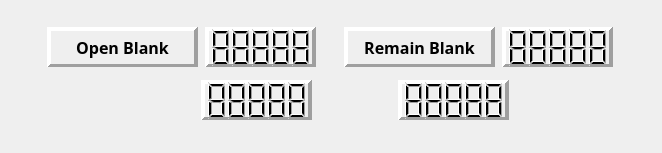
      <widget class="QWidget" name="gameBoard">
       <layout class="QVBoxLayout" name="verticalLayout_2">
        <item>
         <layout class="QHBoxLayout" name="horizontalLayout_11">
          <item>
           <widget class="QWidget" name="widget_4" native="true">
            <property name="minimumSize">
             <size>
              <width>640</width>
              <height>125</height>
             </size>
            </property>
            <property name="maximumSize">
             <size>
              <width>640</width>
              <height>125</height>
             </size>
            </property>
            <layout class="QVBoxLayout" name="verticalLayout_6">
             <item>
              <layout class="QHBoxLayout" name="blankCountsLayout">
               <property name="spacing">
                <number>0</number>
               </property>
               <property name="sizeConstraint">
                <enum>QLayout::SetDefaultConstraint</enum>
               </property>
               <item>
                <widget class="QWidget" name="openBlankCountWigit" native="true">
                 <property name="sizePolicy">
                  <sizepolicy hsizetype="Fixed" vsizetype="Fixed">
                   <horstretch>0</horstretch>
                   <verstretch>0</verstretch>
                  </sizepolicy>
                 </property>
                 <property name="minimumSize">
                  <size>
                   <width>271</width>
                   <height>41</height>
                  </size>
                 </property>
                 <property name="maximumSize">
                  <size>
                   <width>271</width>
                   <height>41</height>
                  </size>
                 </property>
                 <property name="autoFillBackground">
                  <bool>false</bool>
                 </property>
                 <widget class="QWidget" name="layoutWidget">
                  <property name="geometry">
                   <rect>
                    <x>0</x>
                    <y>0</y>
                    <width>271</width>
                    <height>43</height>
                   </rect>
                  </property>
                  <layout class="QHBoxLayout" name="openBlankCountLayout">
                   <item>
                    <widget class="QLabel" name="openBlankCountLabel">
                     <property name="sizePolicy">
                      <sizepolicy hsizetype="Fixed" vsizetype="Fixed">
                       <horstretch>0</horstretch>
                       <verstretch>0</verstretch>
                      </sizepolicy>
                     </property>
                     <property name="minimumSize">
                      <size>
                       <width>151</width>
                       <height>41</height>
                      </size>
                     </property>
                     <property name="maximumSize">
                      <size>
                       <width>151</width>
                       <height>41</height>
                      </size>
                     </property>
                     <property name="font">
                      <font>
                       <family>微軟正黑體</family>
                       <pointsize>12</pointsize>
                       <weight>75</weight>
                       <bold>true</bold>
                      </font>
                     </property>
                     <property name="autoFillBackground">
                      <bool>true</bool>
                     </property>
                     <property name="frameShape">
                      <enum>QFrame::Panel</enum>
                     </property>
                     <property name="frameShadow">
                      <enum>QFrame::Raised</enum>
                     </property>
                     <property name="lineWidth">
                      <number>4</number>
                     </property>
                     <property name="text">
                      <string>Open Blank</string>
                     </property>
                     <property name="alignment">
                      <set>Qt::AlignCenter</set>
                     </property>
                     <property name="wordWrap">
                      <bool>false</bool>
                     </property>
                    </widget>
                   </item>
                   <item>
                    <widget class="QLCDNumber" name="openBlankCountLcdNumber">
                     <property name="sizePolicy">
                      <sizepolicy hsizetype="Fixed" vsizetype="Fixed">
                       <horstretch>0</horstretch>
                       <verstretch>0</verstretch>
                      </sizepolicy>
                     </property>
                     <property name="minimumSize">
                      <size>
                       <width>111</width>
                       <height>41</height>
                      </size>
                     </property>
                     <property name="maximumSize">
                      <size>
                       <width>111</width>
                       <height>41</height>
                      </size>
                     </property>
                     <property name="font">
                      <font>
                       <family>微軟正黑體</family>
                       <pointsize>12</pointsize>
                       <weight>75</weight>
                       <bold>true</bold>
                      </font>
                     </property>
                     <property name="autoFillBackground">
                      <bool>true</bool>
                     </property>
                     <property name="frameShape">
                      <enum>QFrame::Panel</enum>
                     </property>
                     <property name="frameShadow">
                      <enum>QFrame::Raised</enum>
                     </property>
                     <property name="lineWidth">
                      <number>4</number>
                     </property>
                     <property name="midLineWidth">
                      <number>0</number>
                     </property>
                     <property name="digitCount">
                      <number>5</number>
                     </property>
                     <property name="value" stdset="0">
                      <double>88888.000000000000000</double>
                     </property>
                     <property name="intValue" stdset="0">
                      <number>88888</number>
                     </property>
                    </widget>
                   </item>
                  </layout>
                 </widget>
                </widget>
               </item>
               <item>
                <widget class="QWidget" name="remainBlankCountWigit" native="true">
                 <property name="sizePolicy">
                  <sizepolicy hsizetype="Fixed" vsizetype="Fixed">
                   <horstretch>0</horstretch>
                   <verstretch>0</verstretch>
                  </sizepolicy>
                 </property>
                 <property name="minimumSize">
                  <size>
                   <width>271</width>
                   <height>41</height>
                  </size>
                 </property>
                 <property name="maximumSize">
                  <size>
                   <width>271</width>
                   <height>41</height>
                  </size>
                 </property>
                 <widget class="QWidget" name="layoutWidget">
                  <property name="geometry">
                   <rect>
                    <x>0</x>
                    <y>0</y>
                    <width>271</width>
                    <height>43</height>
                   </rect>
                  </property>
                  <layout class="QHBoxLayout" name="remainBlankCountLayout">
                   <item>
                    <widget class="QLabel" name="remainBlankCountLabel">
                     <property name="sizePolicy">
                      <sizepolicy hsizetype="Fixed" vsizetype="Fixed">
                       <horstretch>0</horstretch>
                       <verstretch>0</verstretch>
                      </sizepolicy>
                     </property>
                     <property name="minimumSize">
                      <size>
                       <width>151</width>
                       <height>41</height>
                      </size>
                     </property>
                     <property name="maximumSize">
                      <size>
                       <width>151</width>
                       <height>41</height>
                      </size>
                     </property>
                     <property name="font">
                      <font>
                       <family>微軟正黑體</family>
                       <pointsize>12</pointsize>
                       <weight>75</weight>
                       <bold>true</bold>
                      </font>
                     </property>
                     <property name="autoFillBackground">
                      <bool>true</bool>
                     </property>
                     <property name="frameShape">
                      <enum>QFrame::Panel</enum>
                     </property>
                     <property name="frameShadow">
                      <enum>QFrame::Raised</enum>
                     </property>
                     <property name="lineWidth">
                      <number>4</number>
                     </property>
                     <property name="text">
                      <string>Remain Blank</string>
                     </property>
                     <property name="alignment">
                      <set>Qt::AlignCenter</set>
                     </property>
                     <property name="wordWrap">
                      <bool>false</bool>
                     </property>
                    </widget>
                   </item>
                   <item>
                    <widget class="QLCDNumber" name="remainBlankCountLcdNumber">
                     <property name="sizePolicy">
                      <sizepolicy hsizetype="Fixed" vsizetype="Fixed">
                       <horstretch>0</horstretch>
                       <verstretch>0</verstretch>
                      </sizepolicy>
                     </property>
                     <property name="minimumSize">
                      <size>
                       <width>111</width>
                       <height>41</height>
                      </size>
                     </property>
                     <property name="maximumSize">
                      <size>
                       <width>111</width>
                       <height>41</height>
                      </size>
                     </property>
                     <property name="font">
                      <font>
                       <family>微軟正黑體</family>
                       <pointsize>12</pointsize>
                       <weight>75</weight>
                       <bold>true</bold>
                      </font>
                     </property>
                     <property name="autoFillBackground">
                      <bool>true</bool>
                     </property>
                     <property name="frameShape">
                      <enum>QFrame::Panel</enum>
                     </property>
                     <property name="frameShadow">
                      <enum>QFrame::Raised</enum>
                     </property>
                     <property name="lineWidth">
                      <number>4</number>
                     </property>
                     <property name="midLineWidth">
                      <number>0</number>
                     </property>
                     <property name="digitCount">
                      <number>5</number>
                     </property>
                     <property name="value" stdset="0">
                      <double>88888.000000000000000</double>
                     </property>
                     <property name="intValue" stdset="0">
                      <number>88888</number>
                     </property>
                    </widget>
                   </item>
                  </layout>
                 </widget>
                </widget>
               </item>
              </layout>
             </item>
             <item>
              <layout class="QHBoxLayout" name="boardStateAndCounts">
               <property name="spacing">
                <number>0</number>
               </property>
               <property name="leftMargin">
                <number>100</number>
               </property>
               <property name="rightMargin">
                <number>100</number>
               </property>
               <item>
                <widget class="QWidget" name="bombCountWigit" native="true">
                 <property name="sizePolicy">
                  <sizepolicy hsizetype="Fixed" vsizetype="Fixed">
                   <horstretch>0</horstretch>
                   <verstretch>0</verstretch>
                  </sizepolicy>
                 </property>
                 <property name="minimumSize">
                  <size>
                   <width>171</width>
                   <height>41</height>
                  </size>
                 </property>
                 <property name="maximumSize">
                  <size>
                   <width>171</width>
                   <height>41</height>
                  </size>
                 </property>
                 <property name="autoFillBackground">
                  <bool>false</bool>
                 </property>
                 <widget class="QWidget" name="layoutWidget_3">
                  <property name="geometry">
                   <rect>
                    <x>0</x>
                    <y>0</y>
                    <width>171</width>
                    <height>43</height>
                   </rect>
                  </property>
                  <layout class="QHBoxLayout" name="bombCountLayout">
                   <item>
                    <widget class="QLabel" name="bombLabel">
                     <property name="sizePolicy">
                      <sizepolicy hsizetype="Fixed" vsizetype="Fixed">
                       <horstretch>0</horstretch>
                       <verstretch>0</verstretch>
                      </sizepolicy>
                     </property>
                     <property name="minimumSize">
                      <size>
                       <width>41</width>
                       <height>41</height>
                      </size>
                     </property>
                     <property name="maximumSize">
                      <size>
                       <width>41</width>
                       <height>41</height>
                      </size>
                     </property>
                     <property name="text">
                      <string/>
                     </property>
                     <property name="pixmap">
                      <pixmap>images/Minesweeper_answer_bomb.png</pixmap>
                     </property>
                     <property name="scaledContents">
                      <bool>true</bool>
                     </property>
                    </widget>
                   </item>
                   <item>
                    <widget class="QLCDNumber" name="bombCountLcdNumber">
                     <property name="sizePolicy">
                      <sizepolicy hsizetype="Fixed" vsizetype="Fixed">
                       <horstretch>0</horstretch>
                       <verstretch>0</verstretch>
                      </sizepolicy>
                     </property>
                     <property name="minimumSize">
                      <size>
                       <width>111</width>
                       <height>41</height>
                      </size>
                     </property>
                     <property name="maximumSize">
                      <size>
                       <width>111</width>
                       <height>41</height>
                      </size>
                     </property>
                     <property name="font">
                      <font>
                       <family>微軟正黑體</family>
                       <pointsize>12</pointsize>
                       <weight>75</weight>
                       <bold>true</bold>
                      </font>
                     </property>
                     <property name="autoFillBackground">
                      <bool>true</bool>
                     </property>
                     <property name="frameShape">
                      <enum>QFrame::Panel</enum>
                     </property>
                     <property name="frameShadow">
                      <enum>QFrame::Raised</enum>
                     </property>
                     <property name="lineWidth">
                      <number>4</number>
                     </property>
                     <property name="midLineWidth">
                      <number>0</number>
                     </property>
                     <property name="digitCount">
                      <number>5</number>
                     </property>
                     <property name="value" stdset="0">
                      <double>88888.000000000000000</double>
                     </property>
                     <property name="intValue" stdset="0">
                      <number>88888</number>
                     </property>
                    </widget>
                   </item>
                  </layout>
                 </widget>
                </widget>
               </item>
               <item>
                <widget class="QWidget" name="flagCountWigit" native="true">
                 <property name="sizePolicy">
                  <sizepolicy hsizetype="Fixed" vsizetype="Fixed">
                   <horstretch>0</horstretch>
                   <verstretch>0</verstretch>
                  </sizepolicy>
                 </property>
                 <property name="minimumSize">
                  <size>
                   <width>171</width>
                   <height>41</height>
                  </size>
                 </property>
                 <property name="maximumSize">
                  <size>
                   <width>171</width>
                   <height>41</height>
                  </size>
                 </property>
                 <property name="autoFillBackground">
                  <bool>false</bool>
                 </property>
                 <widget class="QWidget" name="layoutWidget_2">
                  <property name="geometry">
                   <rect>
                    <x>0</x>
                    <y>0</y>
                    <width>171</width>
                    <height>43</height>
                   </rect>
                  </property>
                  <layout class="QHBoxLayout" name="flagCountLayout">
                   <item>
                    <widget class="QLabel" name="flagLabel">
                     <property name="sizePolicy">
                      <sizepolicy hsizetype="Fixed" vsizetype="Fixed">
                       <horstretch>0</horstretch>
                       <verstretch>0</verstretch>
                      </sizepolicy>
                     </property>
                     <property name="minimumSize">
                      <size>
                       <width>41</width>
                       <height>41</height>
                      </size>
                     </property>
                     <property name="maximumSize">
                      <size>
                       <width>41</width>
                       <height>41</height>
                      </size>
                     </property>
                     <property name="text">
                      <string/>
                     </property>
                     <property name="pixmap">
                      <pixmap>images/Minesweeper_flag.png</pixmap>
                     </property>
                     <property name="scaledContents">
                      <bool>true</bool>
                     </property>
                     <property name="alignment">
                      <set>Qt::AlignCenter</set>
                     </property>
                    </widget>
                   </item>
                   <item>
                    <widget class="QLCDNumber" name="flagCountLcdNumber">
                     <property name="sizePolicy">
                      <sizepolicy hsizetype="Fixed" vsizetype="Fixed">
                       <horstretch>0</horstretch>
                       <verstretch>0</verstretch>
                      </sizepolicy>
                     </property>
                     <property name="minimumSize">
                      <size>
                       <width>111</width>
                       <height>41</height>
                      </size>
                     </property>
                     <property name="maximumSize">
                      <size>
                       <width>111</width>
                       <height>41</height>
                      </size>
                     </property>
                     <property name="font">
                      <font>
                       <family>微軟正黑體</family>
                       <pointsize>12</pointsize>
                       <weight>75</weight>
                       <bold>true</bold>
                      </font>
                     </property>
                     <property name="autoFillBackground">
                      <bool>true</bool>
                     </property>
                     <property name="frameShape">
                      <enum>QFrame::Panel</enum>
                     </property>
                     <property name="frameShadow">
                      <enum>QFrame::Raised</enum>
                     </property>
                     <property name="lineWidth">
                      <number>4</number>
                     </property>
                     <property name="midLineWidth">
                      <number>0</number>
                     </property>
                     <property name="digitCount">
                      <number>5</number>
                     </property>
                     <property name="value" stdset="0">
                      <double>88888.000000000000000</double>
                     </property>
                     <property name="intValue" stdset="0">
                      <number>88888</number>
                     </property>
                    </widget>
                   </item>
                  </layout>
                 </widget>
                </widget>
               </item>
              </layout>
             </item>
            </layout>
           </widget>
          </item>
         </layout>
        </item>
        <item>
         <layout class="QHBoxLayout" name="horizontalLayout_13">
          <item>
           <widget class="QWidget" name="boardWigit" native="true">
            <property name="sizePolicy">
             <sizepolicy hsizetype="Expanding" vsizetype="Expanding">
              <horstretch>0</horstretch>
              <verstretch>0</verstretch>
             </sizepolicy>
            </property>
           </widget>
          </item>
         </layout>
        </item>
       </layout>
      </widget>
